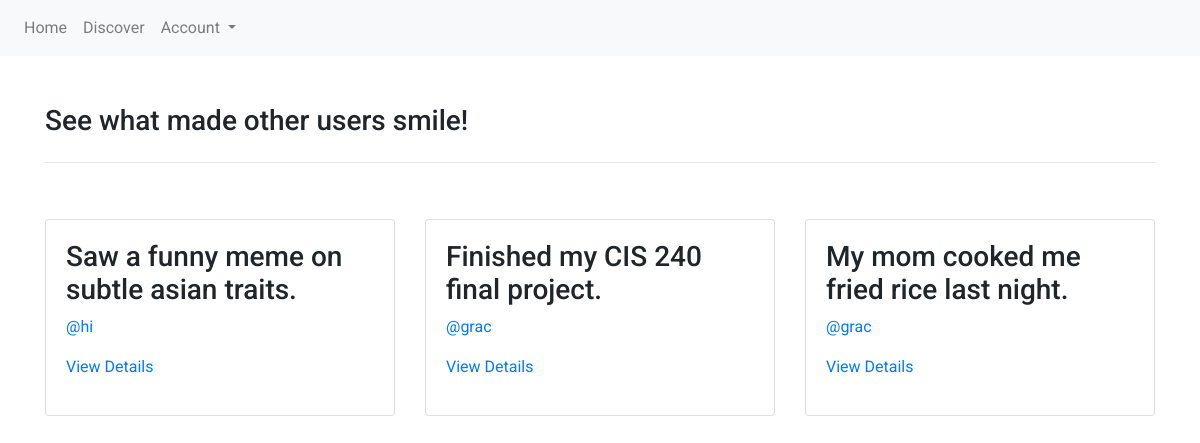
Page /discover/ on the earlier database version.
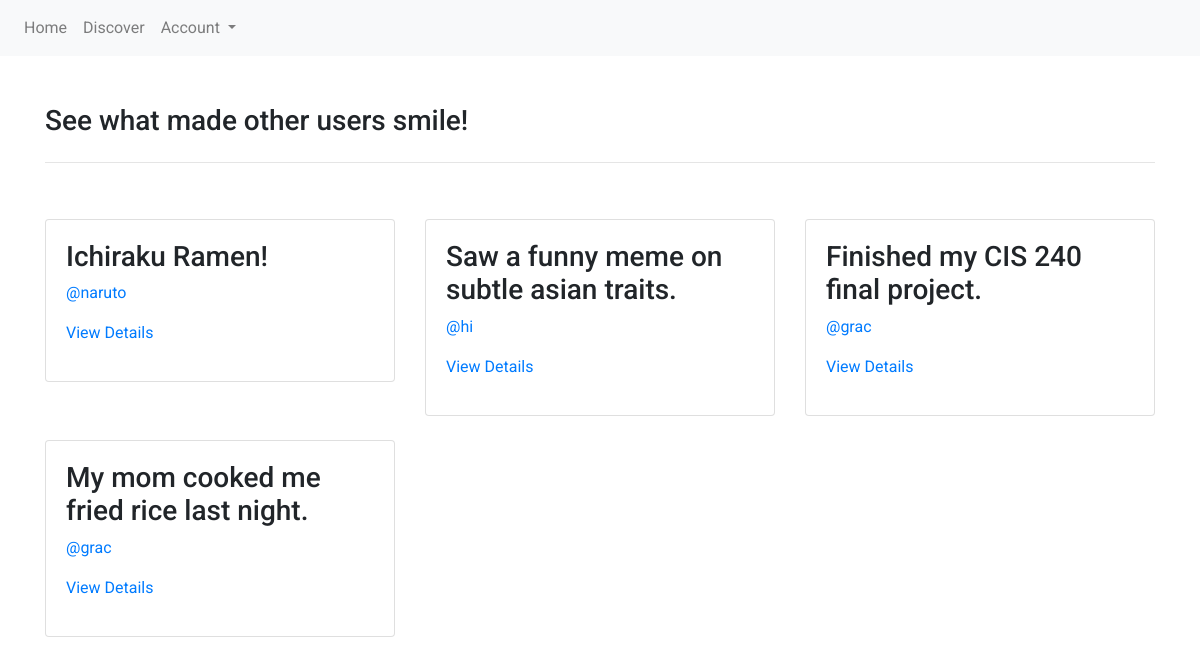
Same page on the later database version.
### main/models.py (models this page shows, shortened)
class Post(models.Model):
    title = models.CharField(max_length=200)
    body = models.TextField()
    author = models.ForeignKey(User, on_delete=models.DO_NOTHING, null=True)
    created_at = models.DateTimeField()
    categories = models.ManyToManyField(Category)

### main/views.py (the view)
# urls.py: path('discover/', views.discover_view, name='discover_view'),
def discover_view(request):
    posts = Post.objects.all().order_by('-created_at')
    return render(request, 'discover.html', {'posts': posts})

### main/templates/discover.html (shortened to what this page needs)
{% extends 'base.html' %}
{% load static %}
{% block content %}
    <div class="row">
        <div class="col-md-12">
            <h3>See what made other users smile!</h3>
        </div>
    </div>
    <hr>
    <div class="row">
    </div>
    <div class="row">
        {% for post in posts %}
        <div class="col-md-4" style="margin-bottom: 1.5rem">
            <div class="card">
                <div class="card-body">
                    <h3>{{ post.title }}</h3>
                    <p><span>
                    <a href="{% url 'user_view' username=post.author.username %}">@{{ post.author.username }}</a>
                    </span></p>
                    <p>
                        <a href="{% url 'post_details_view' id=post.id %}">View Details</a>
                    </p>
                </div>
            </div>
        </div>
        {% endfor %}
    </div>
{% endblock %}

Differences in the rows shown:
added Post: title "Ichiraku Ramen!", author.username "naruto"
